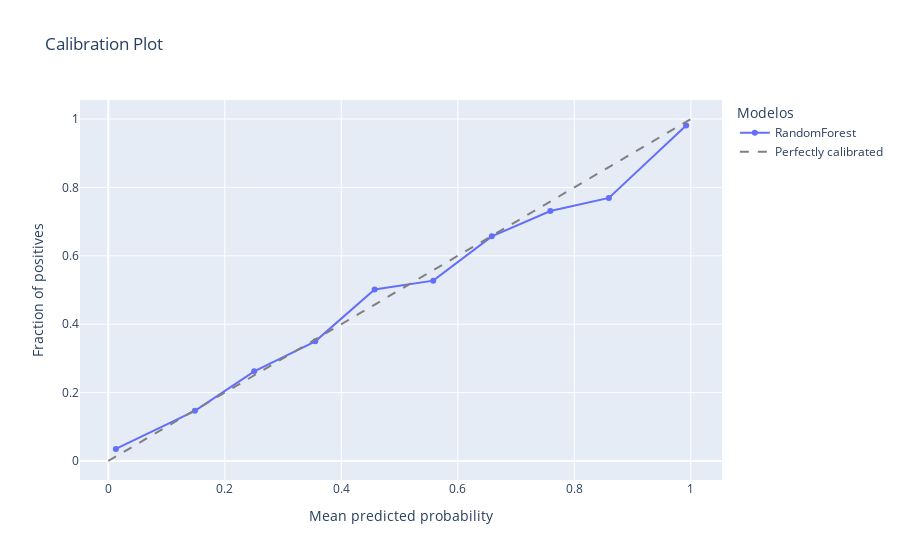

Source (notebook cell):
### Code cell
y_prob = clf.predict_proba(X_test)
y_prob = y_prob[:, 1]
v_prob_true, v_prob_pred = calibration_curve(y_test, y_prob, n_bins=10)
l_loss = log_loss(y_test, y_prob)
brier_loss = brier_score_loss(y_test, y_prob)

fig = go.Figure()

# Add traces for each model

fig.add_trace(go.Scatter(x=v_prob_pred, y=v_prob_true, mode='lines+markers', name="RandomForest"))

# Add a trace for the perfectly calibrated line
fig.add_trace(go.Scatter(x=[0, 1], y=[0, 1], mode='lines', name='Perfectly calibrated', line=dict(dash='dash', color='grey')))

fig.update_layout(
    title="Calibration Plot",
    xaxis_title="Mean predicted probability",
    yaxis_title="Fraction of positives",
    legend_title="Modelos",
    autosize=False,
)

fig.show()

### Figure 1 — Plotly figure (JSON) as saved in the notebook; plotly's stock layout.template omitted (floating-point values rounded to 4 significant figures)
{"data": [{"mode": "lines+markers", "name": "RandomForest", "type": "scatter", "x": [0.01305, 0.1487, 0.2505, 0.3554, 0.4572, 0.5579, 0.6584, 0.7588, 0.8594, 0.992], "y": [0.03539, 0.1468, 0.2621, 0.3498, 0.5015, 0.5273, 0.6569, 0.7308, 0.7693, 0.9811]}, {"line": {"color": "grey", "dash": "dash"}, "mode": "lines", "name": "Perfectly calibrated", "type": "scatter", "x": [0, 1], "y": [0, 1]}], "layout": {"autosize": false, "legend": {"title": {"text": "Modelos"}}, "title": {"text": "Calibration Plot"}, "xaxis": {"title": {"text": "Mean predicted probability"}}, "yaxis": {"title": {"text": "Fraction of positives"}}}}
